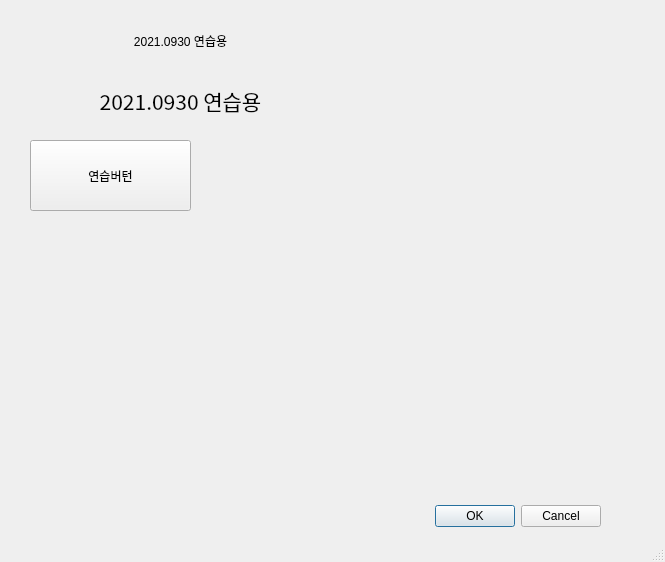
<?xml version="1.0" encoding="UTF-8"?>
<ui version="4.0">
 <class>Dialog</class>
 <widget class="QDialog" name="Dialog">
  <property name="geometry">
   <rect>
    <x>0</x>
    <y>0</y>
    <width>665</width>
    <height>562</height>
   </rect>
  </property>
  <property name="windowTitle">
   <string>Dialog</string>
  </property>
  <property name="sizeGripEnabled">
   <bool>true</bool>
  </property>
  <widget class="QDialogButtonBox" name="buttonBox">
   <property name="geometry">
    <rect>
     <x>260</x>
     <y>500</y>
     <width>341</width>
     <height>32</height>
    </rect>
   </property>
   <property name="orientation">
    <enum>Qt::Horizontal</enum>
   </property>
   <property name="standardButtons">
    <set>QDialogButtonBox::Cancel|QDialogButtonBox::Ok</set>
   </property>
  </widget>
  <widget class="QPushButton" name="pushButton">
   <property name="geometry">
    <rect>
     <x>30</x>
     <y>140</y>
     <width>161</width>
     <height>71</height>
    </rect>
   </property>
   <property name="text">
    <string>연습버턴</string>
   </property>
  </widget>
  <widget class="QLabel" name="label">
   <property name="geometry">
    <rect>
     <x>30</x>
     <y>20</y>
     <width>301</width>
     <height>41</height>
    </rect>
   </property>
   <property name="text">
    <string>2021.0930 연습용</string>
   </property>
   <property name="alignment">
    <set>Qt::AlignCenter</set>
   </property>
  </widget>
  <widget class="QLabel" name="label_2">
   <property name="geometry">
    <rect>
     <x>30</x>
     <y>80</y>
     <width>301</width>
     <height>41</height>
    </rect>
   </property>
   <property name="font">
    <font>
     <family>함초롬돋움</family>
     <pointsize>16</pointsize>
    </font>
   </property>
   <property name="text">
    <string>2021.0930 연습용</string>
   </property>
   <property name="alignment">
    <set>Qt::AlignCenter</set>
   </property>
  </widget>
 </widget>
 <resources/>
 <connections/>
</ui>
